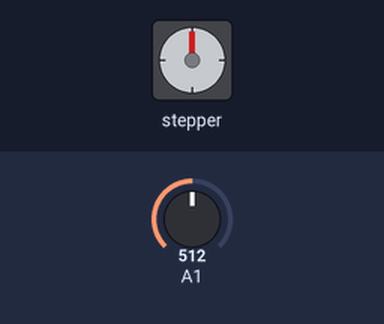
Bench run of a sketch on a simulated Arduino Uno, built with avr-gcc and run on an emulated ATmega328P. On the bench: stepper motor. Wiring (inferred from the names in the program): stepper motor driver (200 steps per turn assumed): step pin 10; direction pin 8. The test bench sets the inputs (shaded band); at power-on: A1 = 512.

Above: at 1.2 s.
1.3 s: A1 set to 417
2.8 s: A1 set to 386
At 3.25 s:
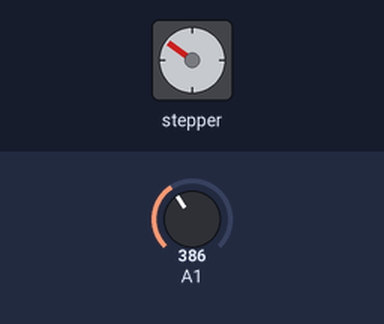
At 3.85 s:
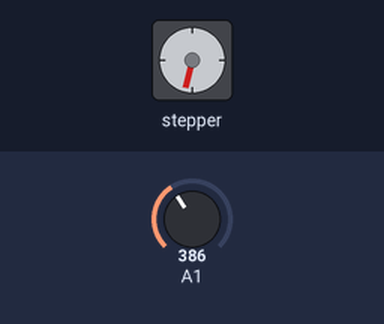
5.8 s: A1 set to 900
At 5.95 s:
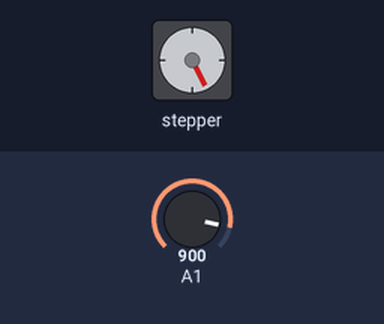
8.8 s: A1 set to 306
Timing chart, 0 to 18.8 s (numbered marks = the images above; inputs shaded):
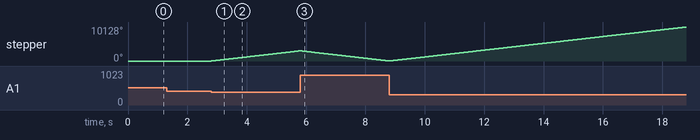

Measured:
- the behaviour switches between 402 and 401 on A1 (found by bisection; images 0 and 1)
- after the input at 1.3 s, every drawn part: stays the same
- after the input at 2.8 s, stepper: keeps turning clockwise at about 1013°/s, starting at once

The sketch:

auto_blinders.ino
```cpp
const byte pin_motor_step = 10; // step pin
const byte pin_motor_dir = 8; // dir pin
const byte close_level = 100; // value to close blinds
const byte open_level = 200; // value to open blinds
const short start = 0;
const short dest = 7780; // Steps needed to fully close blind
const short speed = 1600; // You shouldn't change it but you can change and test new speed(+speed=slow down, -speed=faster)

class Stepper
{
  private:
    byte pin_motor_step;
    byte pin_motor_dir;

    short dest;
    short start;
    short speed;

    bool dir = false;
    bool running = false;
    int steps = 0;
    bool closed = false;

  public:
    void init(int npin_motor_step, int npin_motor_dir)
    {
      pin_motor_step  = npin_motor_step;
      pin_motor_dir   = npin_motor_dir;

      pinMode(pin_motor_step, OUTPUT);
      pinMode(pin_motor_dir, OUTPUT);
    }
    void process()
    {
      digitalWrite(pin_motor_dir, dir ? HIGH : LOW);

      if (running)
      {
        if (dir)  steps++;
        else      steps--;

        digitalWrite(pin_motor_step, HIGH);
        //delayMicroseconds(speed); // Optionaly
        digitalWrite(pin_motor_step, LOW);
        delayMicroseconds(speed);

        if (steps >= dest)  { running = false; closed = true; }
        if (steps <= start) { running = false; closed = false; }
      }

    }
    void close()
    {
      if (isClosed()) return;
      running = true;
      dir = true;
      closed = true;
    }
    void open()
    {
      if (!isClosed()) return;
      running = true;
      dir = false;
      closed = false;
    }
    bool isClosed()
    {
      return closed;
    }
    void setPath(int nstart, int ndest, int nspeed)
    {
      start = nstart;
      dest  = ndest;
      speed = nspeed;
    }
};

Stepper myStepper;

void setup() {
  // Setting up our stepper
  myStepper.init(pin_motor_step, pin_motor_dir);
  myStepper.setPath(start, dest, speed);
}

void loop() {
  // Reading our LDR and converting it value from 1023 0 to 255 0
  int light = analogRead(A1);
  light = map(light, 0, 1023, 0, 255);
  light = constrain(light, 0, 255);

  if (light < close_level && !myStepper.isClosed()) { // If light level is lover than close_level and not closed then close
    myStepper.close();
  } else if (light > open_level && myStepper.isClosed()) { //
    myStepper.open();
  }

  myStepper.process(); // running our procedure
}

// program to test how much that "steps" you need to close blind. I used AI because I lost my own programm

/*
  MANUAL CALIBRATION PROGRAM
  Hold the button to spin the motor.
  Check Serial Monitor for the "steps" value.
*/
/*
const byte pin_motor_step = 10;
const byte pin_motor_dir = 8;
const byte pin_button = 2; // Connect your button here (Pin 2 to Button to GND)

const short speed = 1600;
int steps = 0;
bool direction = true; // Change to false if motor spins wrong way

void setup() {
  Serial.begin(9600);

  pinMode(pin_motor_step, OUTPUT);
  pinMode(pin_motor_dir, OUTPUT);

  // Using INPUT_PULLUP: button connects pin to GND when pressed
  pinMode(pin_button, INPUT_PULLUP);

  Serial.println("Calibration started...");
  Serial.println("Hold the button to move the motor. Read 'steps' value below:");
}

void loop() {
  // If button is pressed (LOW because of INPUT_PULLUP)
  if (digitalRead(pin_button) == LOW) {

    digitalWrite(pin_motor_dir, direction ? HIGH : LOW);

    // Making one step
    digitalWrite(pin_motor_step, HIGH);
    // delayMicroseconds(speed); // Optional
    digitalWrite(pin_motor_step, LOW);
    delayMicroseconds(speed);

    steps++; // Counting steps

    // Printing current step to Serial Monitor
    Serial.print("Current steps: ");
    Serial.println(steps);
  }
}*/
```
